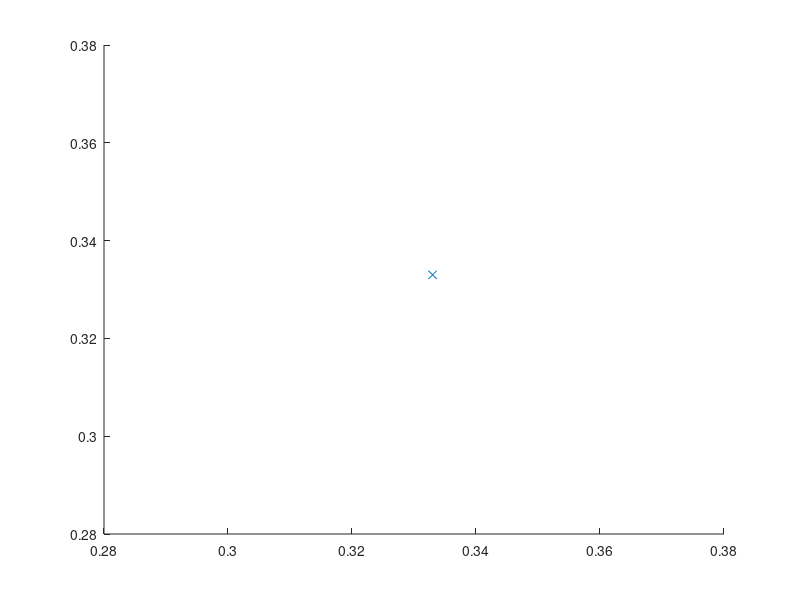

This figure's MATLAB source: (Note: this script raises an error after producing the figure.)
function ExampleMacAdamEllipse()
%% plot ellipses of various step sizes
    figure();clf;hold on;
    x = 0.333;
    y = 0.333;
    scatter(x,y,'x');
    for steps = [1,3,5,7,9]
        ell = MacAdamEllipse(0.333, 0.333, steps, 100);
        ell(1:2,end+1) = ell(1:2,1); % close loop
        plot(ell(1,:), ell(2,:));
    end
    axis equal;
    xlabel('CIE x');
    ylabel('CIE y');
    title('MacAdam ellipses, 1,3,5,7,9 step');
    
    % compute all the parameters for a step 10 ellipse
    [ell, g, a, b, theta_deg] = MacAdamEllipse(0.333, 0.333, 10, 100);
    
    % compute the MacAdam distance of some point on this 10 step ellipse, which should be 10
    xy9 = ell(:,3); % some point on a 10 step ellipse
    scatter(xy9(1), xy9(2), '+');
    plot([x, xy9(1)], [y, xy9(2)],'--');
    dxy = xy9 - [x;y];
    dev = sqrt(dxy' * g(1:2, 1:2) * dxy); % g(1:2,1:2) is the matrix of the quadratic form for this distance
    fprintf('The "MacAdam distance" of an xy color point to a reference color point can be computed using the ellipse matrix g\n');
    fprintf('See dashed line. Here, it should be 10, and it is %g\n',dev);

    % plot the major and minor half axes of the 9 step ellipse
    theta_rad = theta_deg * pi / 180; % angle in radians
    xy_a = [x,y] + 9 * a * [cos(theta_rad), sin(theta_rad)];
    xy_b = [x,y] + 9 * b * [cos(theta_rad + pi/2), sin(theta_rad + pi/2)];
    plot([x, xy_a(1)],  [y, xy_a(2)]);
    plot([x, xy_b(1)],  [y, xy_b(2)]);
    
    % plot a bunch of 10 step ellipses
    fh = figure();     clf; hold on;
    PlotCIExyBorder('Figure',fh,'ColorFill',true);
    axis equal;
    xy = [  0.333, 0.333; % white
            0.18, 0.05; % blue
            0.6, 0.3; % red
            0.2, 0.7]; % green
    for i = 1 : size(xy,1)
        ell = MacAdamEllipse(xy(i,1), xy(i,2), 10, 100);
        scatter(xy(i,1), xy(i,2),'+k');
        ell(1:2,end+1) = ell(1:2,1); % close loop
        plot(ell(1,:), ell(2,:),'k');
    end
    xlabel('CIE x');
    ylabel('CIE y');
    title('Various 10 step MacAdam ellipses');
end